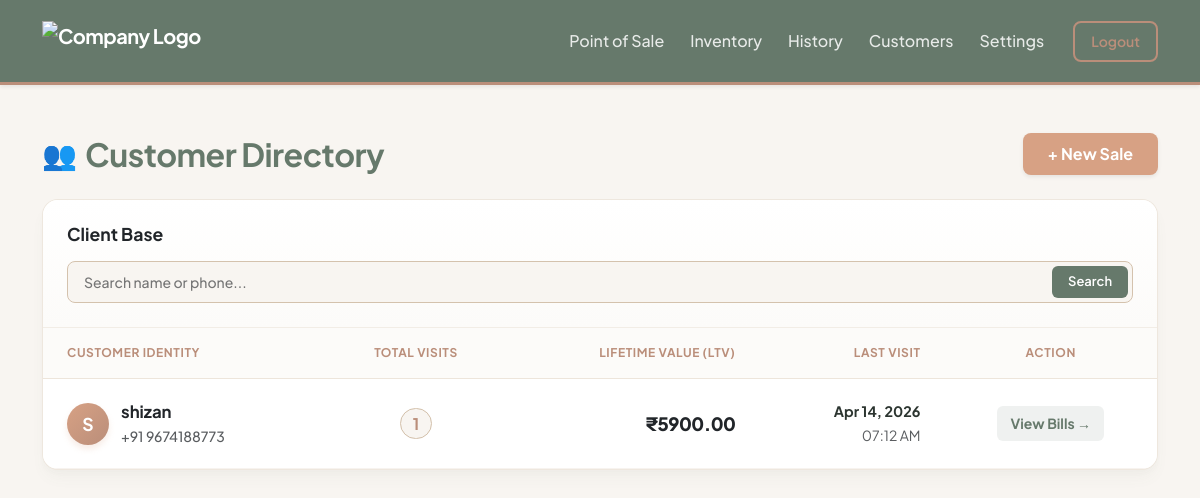
The app's page /billing/customers (signed in), older data.
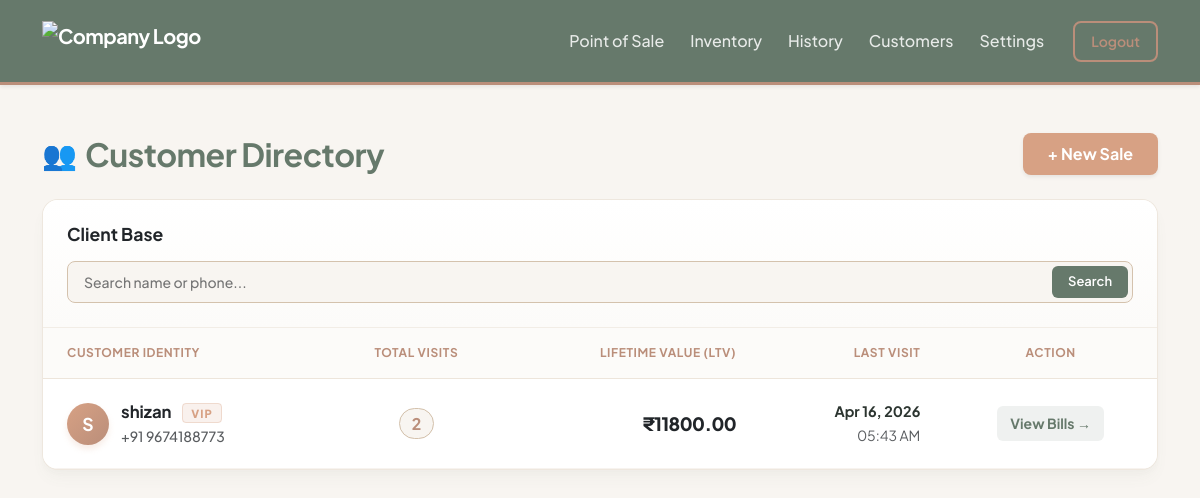
The same page, newer data.
### core/models.py (models this page shows)
class Customer(db.Model):
    __tablename__ = 'customers'
    id = db.Column(db.Integer, primary_key=True)
    company_id = db.Column(db.Integer, db.ForeignKey('companies.id'), nullable=False) # ISOLATION
    name = db.Column(db.String(100), nullable=False)
    phone_number = db.Column(db.String(15), nullable=False) # Removed unique=True so diff companies can have same customer
    created_at = db.Column(db.DateTime, default=datetime.utcnow)
    invoices = db.relationship('Invoice', backref='customer', lazy=True)

### core/billing/routes.py (the view, shortened to what this page needs)
@billing_bp.route('/customers')
def customers_directory():
    company_id = session.get('company_id')
    if not company_id:
        flash("Please log in to view your customers.", "warning")
        return redirect(url_for('auth.login'))
    page = request.args.get('page', 1, type=int)
    search_query = request.args.get('search', '').strip()
    query = db.session.query(
        Customer,
        func.count(Invoice.id).label('total_visits'),
        func.sum(Invoice.grand_total).label('lifetime_value'),
        func.max(Invoice.created_at).label('last_visit')
    ).join(Invoice, Customer.id == Invoice.customer_id) \
     .filter(Invoice.company_id == company_id) \
     .group_by(Customer.id)
    pagination = query.order_by(func.max(Invoice.created_at).desc()).paginate(page=page, per_page=10)
    return render_template(
        'billing/customers.html',
        pagination=pagination,
        search_query=search_query
    )

### core/templates/billing/customers.html (shortened to what this page needs)
{% extends "base.html" %}
{% block content %}
<div class="row mt-4 mb-4">
    <div class="col-12 d-flex justify-content-between align-items-center">
        <div class="d-flex align-items-center">
            <span class="fs-3 me-2 text-taupe">👥</span>
            <h2 class="fw-bold mb-0" style="color: var(--color-sage); letter-spacing: -0.5px;">Customer Directory</h2>
        </div>
        <a href="/billing" class="btn fw-bold px-4 py-2 shadow-sm" style="background-color: var(--color-terracotta); color: white; border-radius: 8px;">+ New Sale</a>
    </div>
</div>
<div class="panel-card mb-5">
    <div class="panel-header">
        <h5 class="mb-0 fw-bold text-dark" style="font-size: 1.1rem;">Client Base</h5>
        <form method="GET" action="/billing/customers" class="compact-search w-100 w-md-auto">
            <input type="text" name="search" placeholder="Search name or phone..." value="{{ search_query or '' }}">
            <button type="submit">Search</button>
        </form>
    </div>
    <div class="table-responsive">
        <table class="table crm-table">
            <thead>
                <tr>
                    <th>Customer Identity</th>
                    <th class="text-center">Total Visits</th>
                    <th class="text-end">Lifetime Value (LTV)</th>
                    <th class="text-end">Last Visit</th>
                    <th class="text-center">Action</th>
                </tr>
            </thead>
            <tbody>
                {% for customer, total_visits, lifetime_value, last_visit in pagination.items %}
                <tr>
                    <td>
                        <div class="d-flex align-items-center">
                            <div class="avatar-circle">{{ customer.name[0]|upper }}</div>
                            <div>
                                <strong class="text-dark" style="font-size: 1.05rem;">{{ customer.name }}</strong>
                                {% if lifetime_value > 10000 or total_visits > 3 %}
                                    <span class="badge-vip">VIP</span>
                                {% endif %}
                                <br>
                                <small class="text-muted fw-medium">+91 {{ customer.phone_number }}</small>
                            </div>
                        </div>
                    </td>
                    <td class="text-center">
                        <span style="background: #F8F5F1; color: var(--color-taupe); padding: 4px 12px; border-radius: 50px; font-weight: 700; border: 1px solid var(--color-sand);">
                            {{ total_visits }}
                        </span>
                    </td>
                    <td class="text-end ltv-text">
                        ₹{{ "%.2f"|format(lifetime_value) }}
                    </td>
                    <td class="text-end">
                        <div class="fw-bold" style="color: var(--text-dark); font-size: 0.9rem;">{{ last_visit.strftime('%b %d, %Y') }}</div>
                        <small class="text-muted">{{ last_visit.strftime('%I:%M %p') }}</small>
                    </td>
                    <td class="text-center">
                        <a href="/billing/history?search={{ customer.phone_number }}" class="btn btn-sm text-sage fw-bold" style="background: rgba(102, 121, 107, 0.1); border-radius: 6px; padding: 6px 12px;">
                            View Bills →
                        </a>
                    </td>
                </tr>
                {% endfor %}
            </tbody>
        </table>
    </div>
</div>
{% endblock %}

Row changes from the older to the newer data that the page shows:
changed Customer "shizan": total_visits "1" → "2"; lifetime_value "5900.00" → "11800.00"; strftime "Apr 14, 2026" → "Apr 16, 2026"; strftime "07:12 AM" → "05:43 AM"; now shows "VIP"
